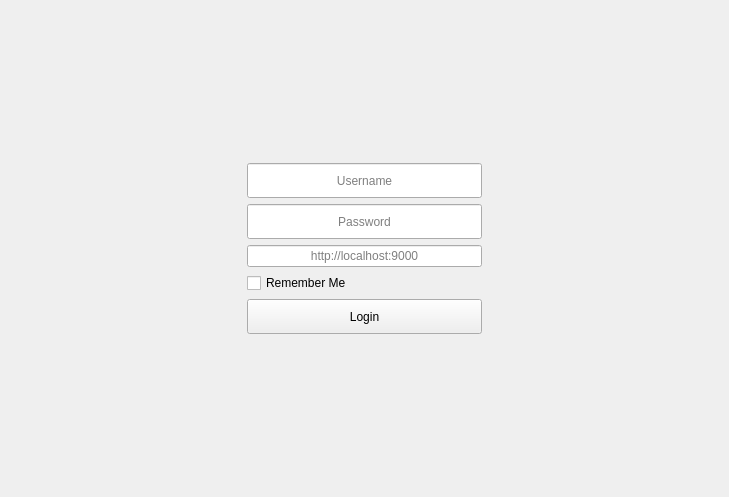
<?xml version="1.0" encoding="UTF-8"?>
<ui version="4.0">
 <class>Form</class>
 <widget class="QWidget" name="Form">
  <property name="geometry">
   <rect>
    <x>0</x>
    <y>0</y>
    <width>729</width>
    <height>497</height>
   </rect>
  </property>
  <property name="windowTitle">
   <string>Form</string>
  </property>
  <layout class="QGridLayout" name="gridLayout">
   <item row="0" column="0">
    <layout class="QGridLayout" name="gridLayout_2">
     <item row="5" column="1">
      <widget class="QPushButton" name="login">
       <property name="minimumSize">
        <size>
         <width>230</width>
         <height>35</height>
        </size>
       </property>
       <property name="text">
        <string>Login</string>
       </property>
      </widget>
     </item>
     <item row="3" column="1">
      <widget class="QLineEdit" name="server_address">
       <property name="alignment">
        <set>Qt::AlignCenter</set>
       </property>
       <property name="dragEnabled">
        <bool>true</bool>
       </property>
       <property name="placeholderText">
        <string>http://localhost:9000</string>
       </property>
       <property name="clearButtonEnabled">
        <bool>true</bool>
       </property>
      </widget>
     </item>
     <item row="6" column="1">
      <spacer name="verticalSpacer_2">
       <property name="orientation">
        <enum>Qt::Vertical</enum>
       </property>
       <property name="sizeHint" stdset="0">
        <size>
         <width>20</width>
         <height>40</height>
        </size>
       </property>
      </spacer>
     </item>
     <item row="1" column="1">
      <widget class="QLineEdit" name="username">
       <property name="minimumSize">
        <size>
         <width>230</width>
         <height>35</height>
        </size>
       </property>
       <property name="echoMode">
        <enum>QLineEdit::Normal</enum>
       </property>
       <property name="alignment">
        <set>Qt::AlignCenter</set>
       </property>
       <property name="dragEnabled">
        <bool>true</bool>
       </property>
       <property name="placeholderText">
        <string>Username</string>
       </property>
       <property name="clearButtonEnabled">
        <bool>true</bool>
       </property>
      </widget>
     </item>
     <item row="0" column="1">
      <spacer name="verticalSpacer">
       <property name="orientation">
        <enum>Qt::Vertical</enum>
       </property>
       <property name="sizeHint" stdset="0">
        <size>
         <width>20</width>
         <height>40</height>
        </size>
       </property>
      </spacer>
     </item>
     <item row="2" column="1">
      <widget class="QLineEdit" name="password">
       <property name="minimumSize">
        <size>
         <width>230</width>
         <height>35</height>
        </size>
       </property>
       <property name="echoMode">
        <enum>QLineEdit::PasswordEchoOnEdit</enum>
       </property>
       <property name="alignment">
        <set>Qt::AlignCenter</set>
       </property>
       <property name="dragEnabled">
        <bool>true</bool>
       </property>
       <property name="placeholderText">
        <string>Password</string>
       </property>
       <property name="clearButtonEnabled">
        <bool>true</bool>
       </property>
      </widget>
     </item>
     <item row="1" column="0">
      <spacer name="horizontalSpacer_2">
       <property name="orientation">
        <enum>Qt::Horizontal</enum>
       </property>
       <property name="sizeHint" stdset="0">
        <size>
         <width>40</width>
         <height>20</height>
        </size>
       </property>
      </spacer>
     </item>
     <item row="1" column="2">
      <spacer name="horizontalSpacer">
       <property name="orientation">
        <enum>Qt::Horizontal</enum>
       </property>
       <property name="sizeHint" stdset="0">
        <size>
         <width>40</width>
         <height>20</height>
        </size>
       </property>
      </spacer>
     </item>
     <item row="4" column="1">
      <widget class="QCheckBox" name="rememberMe">
       <property name="text">
        <string>Remember Me</string>
       </property>
      </widget>
     </item>
    </layout>
   </item>
  </layout>
 </widget>
 <tabstops>
  <tabstop>username</tabstop>
  <tabstop>password</tabstop>
  <tabstop>server_address</tabstop>
  <tabstop>login</tabstop>
 </tabstops>
 <resources/>
 <connections/>
</ui>
